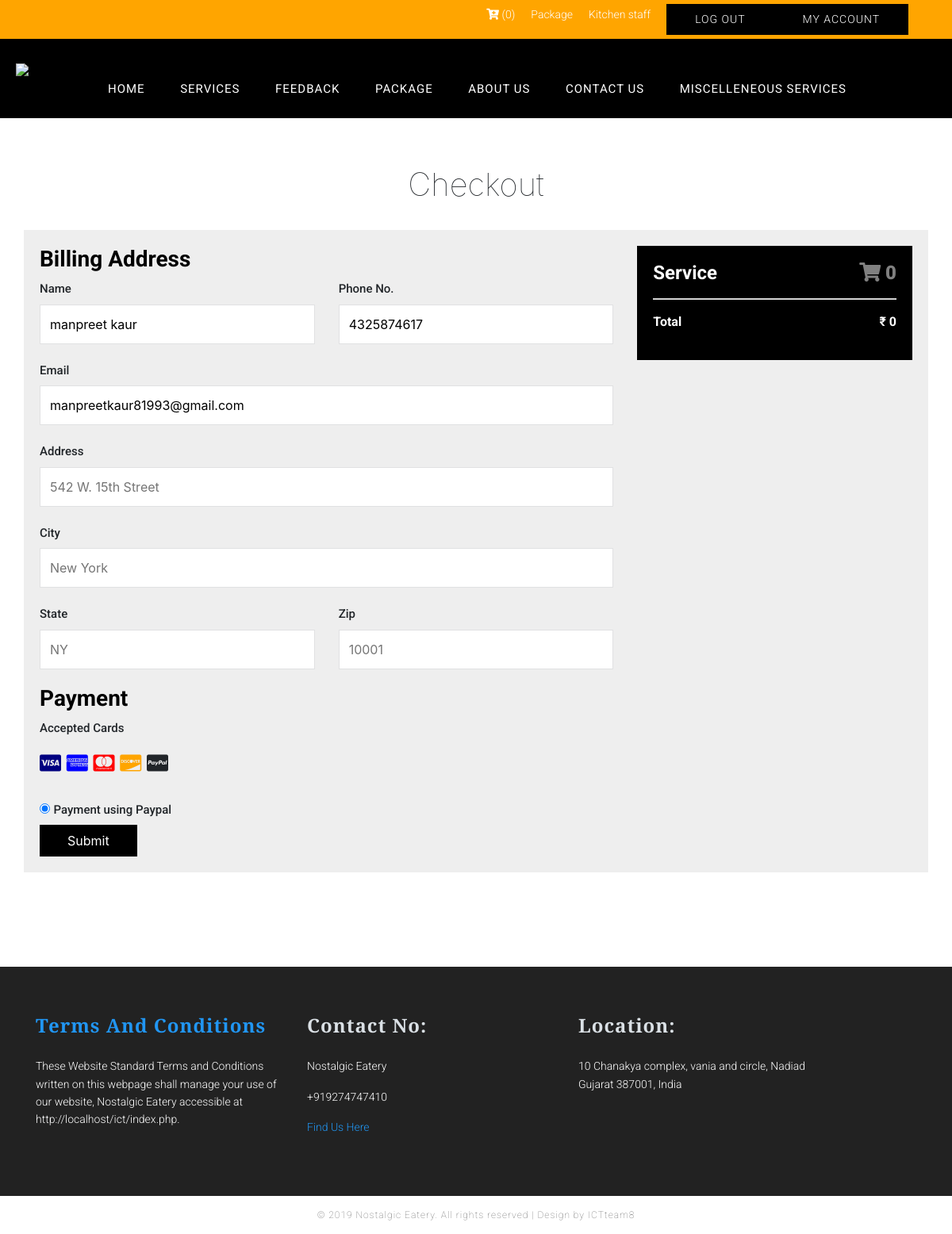
Page /checkout_service.php (signed in) on the committed database.
### tables this page shows
CREATE TABLE `user` (
  `id` int(11) NOT NULL,
  `name` varchar(100) NOT NULL,
  `email` varchar(100) NOT NULL,
  `contactno` bigint(10) DEFAULT NULL,
  `dob` date DEFAULT NULL,
  `username` varchar(100) NOT NULL,
  `password` varchar(100) NOT NULL,
  `address` varchar(255) NOT NULL,
  `user_type` enum('users','admin') NOT NULL DEFAULT 'users',
  `created_at` datetime NOT NULL DEFAULT current_timestamp()
);

### server.php (called while the page is built, shortened)
<?php
$servername = "localhost";
$username = "root";
$password = "";
$db = "ictatjcu_cons2";
$conn = mysqli_connect($servername, $username, $password, $db);
function get_billing_details(){
	global $conn;
	$table = 'user';
	$query = "SELECT u.name, u.email, u.contactno, address.*  FROM " . $table  .' u';
	$query .= " LEFT JOIN address on address.user_id = u.id";
	$query .= " WHERE u.id = ".$_SESSION['id'];
	$query = mysqli_query($conn, $query);
	return  mysqli_fetch_all($query, MYSQLI_ASSOC);
}
function print_purchases_service(){
	global $conn;
	$table = "cart_services";
	$query = "SELECT c.*, s.staff_role, s.id as s_id, s.descriptions, s.price FROM ".$table." c, services s";
	$query .= " WHERE c.sessioni_id = '".session_id()."'";
	$query .= " AND c.item_id = s.id";
	$query .= " ORDER BY c.id DESC";
	$query = mysqli_query($conn, $query);
	return mysqli_fetch_all($query, MYSQLI_ASSOC);
}
?>

### checkout_service.php (the view, shortened to what this page needs)
<?php include('server.php'); ?>
<?php
	$first_name = "";
	$email = "";
	$address = "";
	$city = "";
	$state = "";
	$zip = $phone ="";
	if(!isset($_SESSION['id'])){
		header('location:login.php');
	} else {
		$user_data = get_billing_details();
		$first_name = $user_data[0]['name'];
		$email = $user_data[0]['email'];
		$phone = $user_data[0]['contactno'];
		$address = $user_data[0]['address'];
		$city = $user_data[0]['city'];
		$state = $user_data[0]['state'];
		$zip = $user_data[0]['zip_code'];
	}
?>
<!DOCTYPE html>
<html>
    <head>
        <?php require_once 'include/header_css.php'; ?>
    </head>
    <body>
        <div id="wrapper">
            <?php include("include/nav.inc") ?>
            <section class="full internal-page checkOut section">
                <div class="container">
                    <div class="heading">
                        <h1 class="section-title">Checkout</h1>
                    </div>
						<div class="ffdd" style="width: 100%;float: left;">
					<div class="row">
						<form action="<?php echo ADMIN_ACTION_URL?>?action=purchase_service" method="post">
						<div class="row">
							<div class="col-8">
								<div class="billing_info">
									<h3>Billing Address</h3>
									<div class="row">
										<div class="col-6">
											<label for="first_name">Name</label>
											<input type="text" id="state" name="first_name" value="<?php echo $first_name;?>" placeholder="First Name">
										</div>
										<div class="col-6">
											<label for="phone">Phone No.</label>
											<input type="text" id="phone" value="<?php echo $phone;?>" name="phone" placeholder="Phone No.">
										</div>
									</div>
									<label for="email">Email</label>
									<input type="text" id="email" name="email" placeholder="john@example.com" value="<?php echo $email;?>">
									<label for="adr">Address</label>
									<input type="text" id="adr" value="<?php echo $address;?>" name="address" placeholder="542 W. 15th Street">
									<label for="city">City</label>
									<input type="text" id="city" value="<?php echo $city;?>" name="city" placeholder="New York">
										<div class="row">
											<div class="col-6">
												<label for="state">State</label>
												<input type="text" id="state" value="<?php echo $state;?>" name="state" placeholder="NY">
											</div>
											<div class="col-6">
												<label for="zip">Zip</label>
												<input type="text" id="zip" value="<?php echo $zip;?>" name="zip" placeholder="10001">
											</div>
										</div>
									</div>
									<div class="">
										<h3>Payment</h3>
										<label for="fname">Accepted Cards</label>
										<div class="icon-container">
											<i class="fab fa-cc-visa" style="color:navy;"></i>
											<i class="fab fa-cc-amex" style="color:blue;"></i>
											<i class="fab fa-cc-mastercard" style="color:red;"></i>
											<i class="fab fa-cc-discover" style="color:orange;"></i>
											<i class="fab fa-cc-paypal"></i>
										</div>
										<input type="radio" value="paypal" checked>
										<label for="fname">Payment using Paypal</label>
									</div>
									<div >
								<button type="submit" name="place_order" class="btn btn-info">Submit</button>
								</div>
							</div>
							<div class="col-4">
								<div class="coTotal">
									<?php
										$cart_items = print_purchases_service();
										$cart_count = count($cart_items);
									?>
									<h4>Service <span class="price"><i class="fa fa-shopping-cart"></i>
										<b><?php echo $cart_count;?></b></span>
									</h4>
									<?php $total_price= $total_amt = 0; foreach ($cart_items as $cart) { ?>
									<?php
										$total_price = $cart["price"];
									?>
									<p><a href="item-detail.php?id=<?php echo $cart["item_id"]?>"><?php echo $cart["staff_role"]?></a> <span class="price">₹ <?php echo $cart["price"]?></span></p>
									<p><?php echo $cart["descriptions"]?></p>
									<?php } ?>
									<hr>
									<p class="lastTotal">Total <span class="price" style="color:black"><b>₹  <?php echo $total_price; ?></b></span></p>
								</div>
							</div>
						</div>
						</form>
                    </div>
</div>
                </div>
            </section>
        </div>
        <?php include("include/footer.inc") ?>
    </body>
</html>

### style.css (style rules this page uses)
* { margin:0; padding:0; font-family: verdana; scroll-behavior:smooth; }
body { background:#fff;padding: 0px;margin: 0px; }
.btn { list-style: none; display: inline-block; float:right; }
#wrapper { width: 100%;float: left;margin-top: 0; }
form, .content { width: 30%; margin: 0px auto; padding: 20px; background: #fff; position:relative; margin-bottom:5.2%; }
.container { width: 1170px;margin: 0 auto; }
.heading { width: 100%;float: left;text-align: center;margin-bottom: 25px; }
.section { padding: 60px 0px;width: 100%;float: left; }
body { font-family: $font-default; font-weight: 100; }
h1 { font-weight: 100; }
label { color: $color-label; }
.checkOut .container form { width: 100% !important;float: left;background-color: #eee; }
.checkOut h3 { font-family: "Roboto", sans-serif;font-weight: 700;color: #000; }
.coTotal { width: 100%;float: left;background-color: #000;padding: 20px; }
.coTotal h4 { font-family: "Roboto", sans-serif;font-weight: 700;color: #fff;margin-bottom: 18px; }
.coTotal p .price { color: #fff; font-family: "Roboto", sans-serif; font-weight: 400 }
.lastTotal { font-family: "Roboto", sans-serif;font-weight: 700;color: #fff; }
.lastTotal .price b { font-family: "Roboto", sans-serif;font-weight: 700;color: #fff; }
.btn { border-radius: 0px;background-color: #000;padding: 8px 35px; }
.checkOut .btn { float: left;width: 100%; }
.checkOut .btn { border:0px; }
.coTotal p { color: #fff; }
.checkOut .btn { width: auto; }

### checkout_service.php (style rules this page uses)
input[type=text] { width:100%;margin-bottom:20px;padding:12px;border:1px solid #e0e1e2;border-radius:0 }
label { font-family:Roboto,sans-serif;font-weight:500;font-size:15px }
.icon-container { margin-bottom:20px;padding:7px 0;font-size:24px }
hr { border:1px solid #d3d3d3 }
span.price { float:right;color:grey }

### rows in the picture
user: first_name "manpreet kaur", phone "4325874617", email "manpreetkaur81993@gmail.com"

### other values in the picture
$cart_count "0"
$total_price "0"
